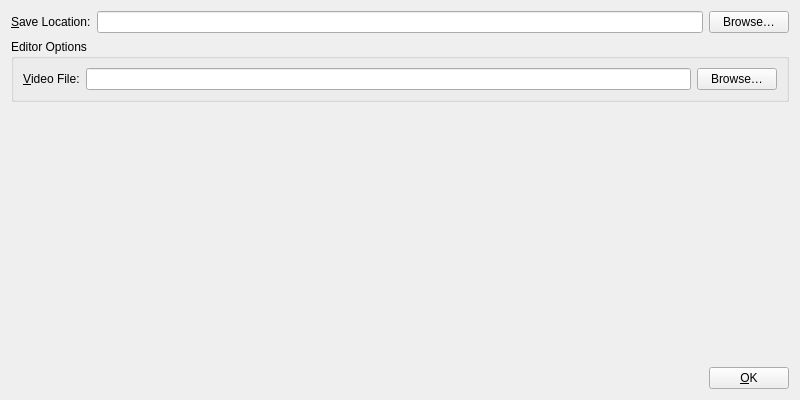
<?xml version="1.0" encoding="UTF-8"?>
<ui version="4.0" connectslotsbyname="false">
 <class>NewAnnotationWizard</class>
 <widget class="QWidget" name="NewAnnotationWizard">
  <property name="geometry">
   <rect>
    <x>0</x>
    <y>0</y>
    <width>800</width>
    <height>400</height>
   </rect>
  </property>
  <property name="windowTitle">
   <string>New Annotation File…</string>
  </property>
  <layout class="QVBoxLayout" name="verticalLayout" stretch="0,0,1,0">
   <item>
    <layout class="QHBoxLayout" name="rowSelSaveLocation" stretch="0,1,0">
     <item>
      <widget class="QLabel" name="headerSaveLocation">
       <property name="text">
        <string>&amp;Save Location:</string>
       </property>
       <property name="buddy">
        <cstring>btnPickSaveLocation</cstring>
       </property>
      </widget>
     </item>
     <item>
      <widget class="QLineEdit" name="fieldSaveLocationUrl">
       <property name="focusPolicy">
        <enum>Qt::FocusPolicy::NoFocus</enum>
       </property>
       <property name="readOnly">
        <bool>true</bool>
       </property>
      </widget>
     </item>
     <item>
      <widget class="QPushButton" name="btnPickSaveLocation">
       <property name="text">
        <string>Browse…</string>
       </property>
       <property name="icon">
        <iconset theme="QIcon::ThemeIcon::DocumentSaveAs"/>
       </property>
      </widget>
     </item>
    </layout>
   </item>
   <item>
    <widget class="QGroupBox" name="grpBoxEditorOptions">
     <property name="title">
      <string>Editor Options</string>
     </property>
     <layout class="QVBoxLayout" name="rowEditorOptions" stretch="0">
      <item>
       <layout class="QHBoxLayout" name="rowSelVidFile" stretch="0,1,0">
        <item>
         <widget class="QLabel" name="headerVidFile">
          <property name="text">
           <string>&amp;Video File:</string>
          </property>
          <property name="buddy">
           <cstring>btnPickVidFile</cstring>
          </property>
         </widget>
        </item>
        <item>
         <widget class="QLineEdit" name="fieldVidFileUrl">
          <property name="focusPolicy">
           <enum>Qt::FocusPolicy::NoFocus</enum>
          </property>
          <property name="readOnly">
           <bool>true</bool>
          </property>
         </widget>
        </item>
        <item>
         <widget class="QPushButton" name="btnPickVidFile">
          <property name="text">
           <string>Browse…</string>
          </property>
          <property name="icon">
           <iconset theme="QIcon::ThemeIcon::DocumentOpen"/>
          </property>
         </widget>
        </item>
       </layout>
      </item>
     </layout>
    </widget>
   </item>
   <item>
    <spacer name="dlgBtnsTopPadding">
     <property name="orientation">
      <enum>Qt::Orientation::Vertical</enum>
     </property>
     <property name="sizeHint" stdset="0">
      <size>
       <width>20</width>
       <height>40</height>
      </size>
     </property>
    </spacer>
   </item>
   <item>
    <layout class="QHBoxLayout" name="rowDlgBtns" stretch="1,0">
     <item>
      <spacer name="dlgBtnsLeftPadding">
       <property name="orientation">
        <enum>Qt::Orientation::Horizontal</enum>
       </property>
       <property name="sizeHint" stdset="0">
        <size>
         <width>40</width>
         <height>20</height>
        </size>
       </property>
      </spacer>
     </item>
     <item>
      <widget class="QPushButton" name="btnOK">
       <property name="text">
        <string>&amp;OK</string>
       </property>
      </widget>
     </item>
    </layout>
   </item>
  </layout>
 </widget>
 <resources/>
 <connections/>
</ui>
